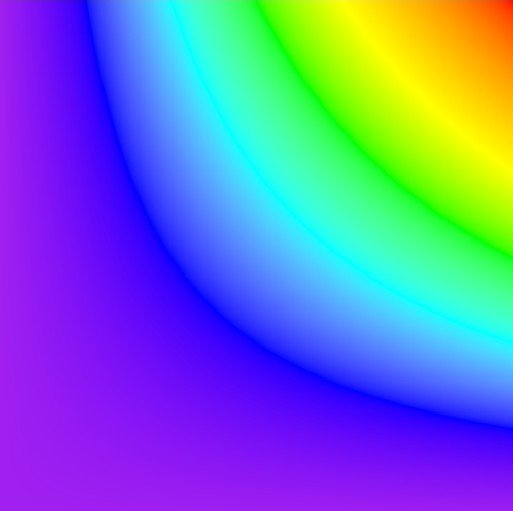

Generate this figure with R:
# Load the required library
install.packages("ggplot2")
library(ggplot2)

# Create a grid of points
n <- 500
data <- expand.grid(
  x = seq(0, 1, length.out = n),
  y = seq(0, 1, length.out = n)
)

# Add a gradient effect based on the combination of x and y coordinates
data$gradient <- data$x * data$y

# Create a creative slope gradient plot with a vibrant color palette
g <- ggplot(data, aes(x = x, y = y, fill = gradient)) +
  geom_raster() +
  scale_fill_gradientn(colors = c("purple", "blue", "cyan", "green", "yellow", "orange", "red")) +
  coord_fixed() +
  theme_void() +
  theme(legend.position = "none")
g
